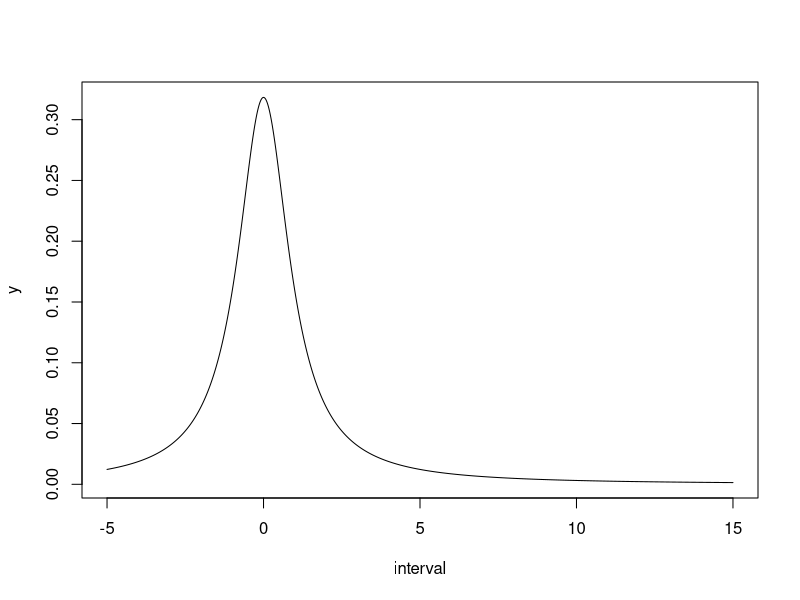
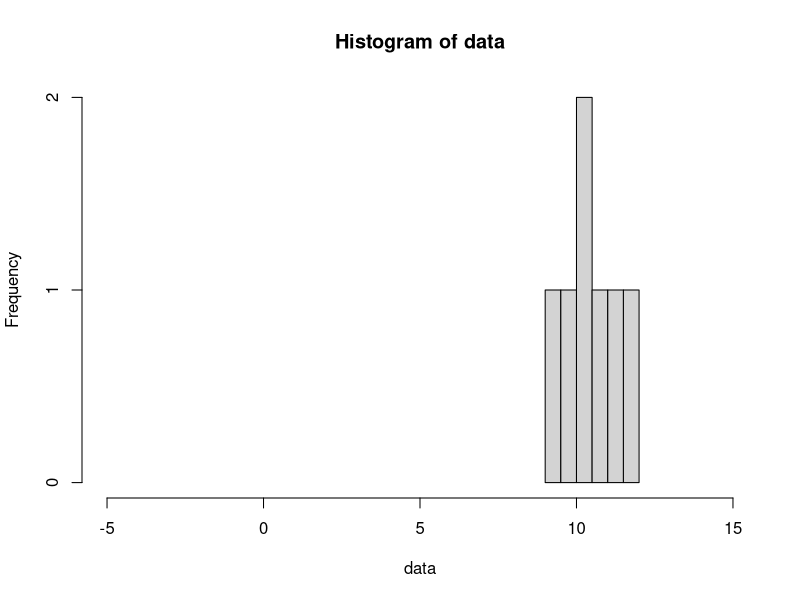
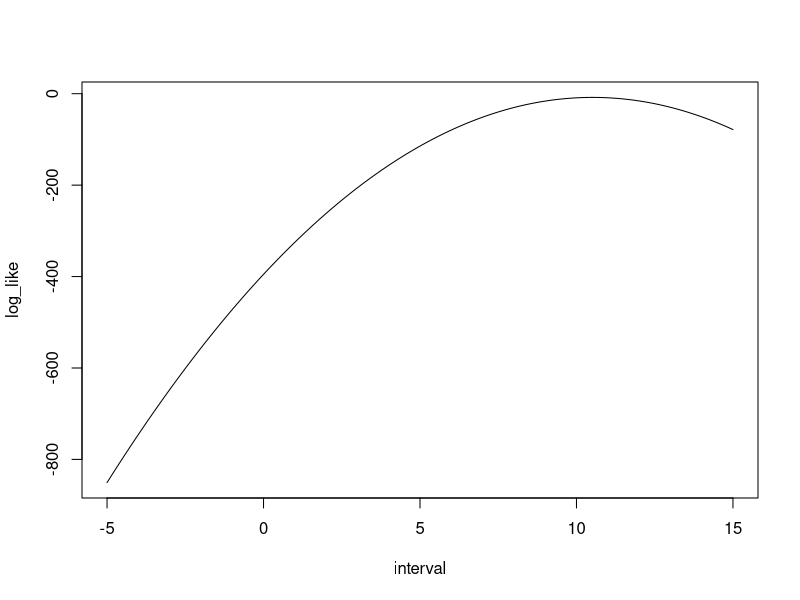
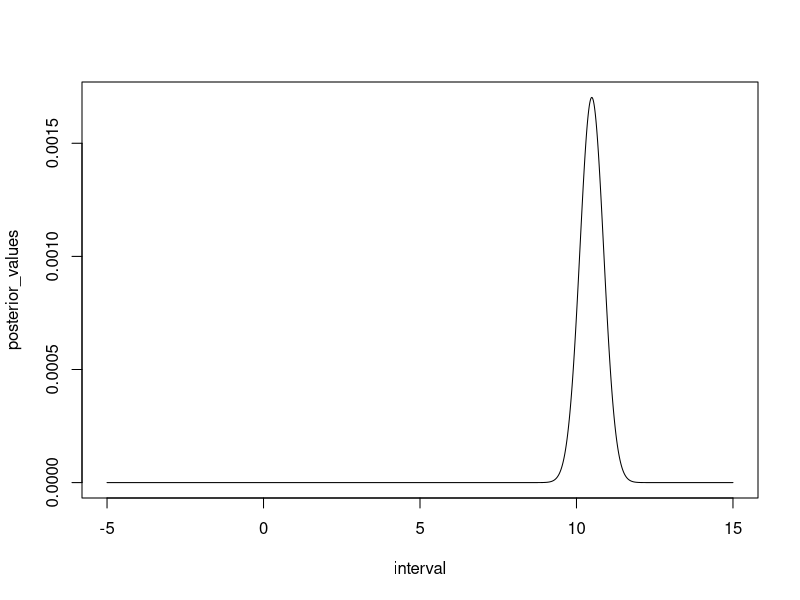
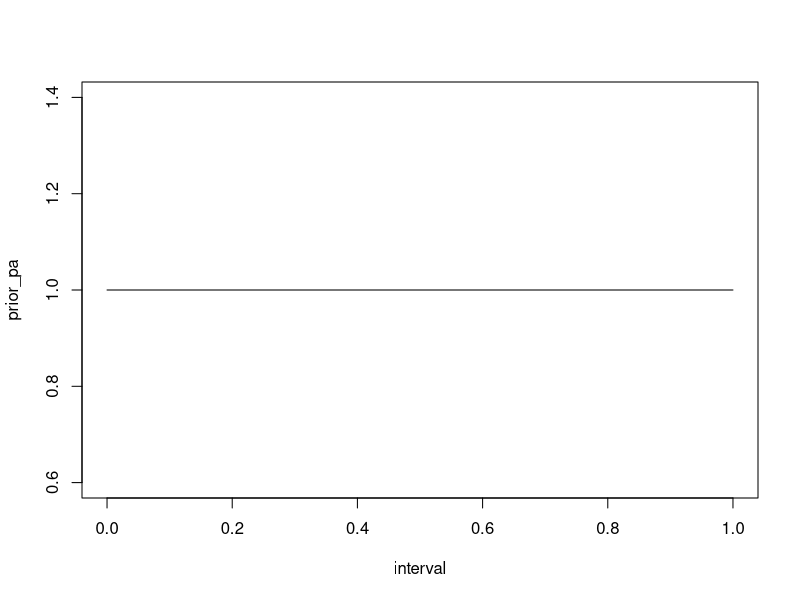
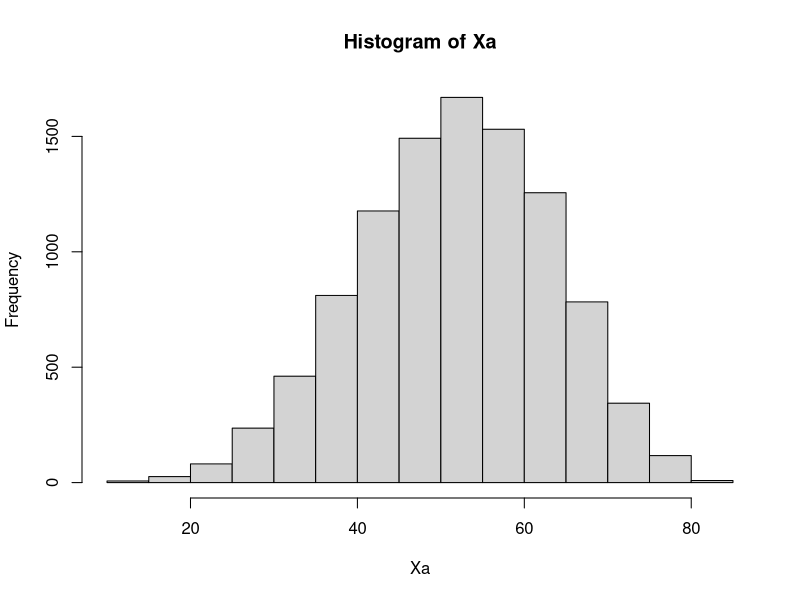
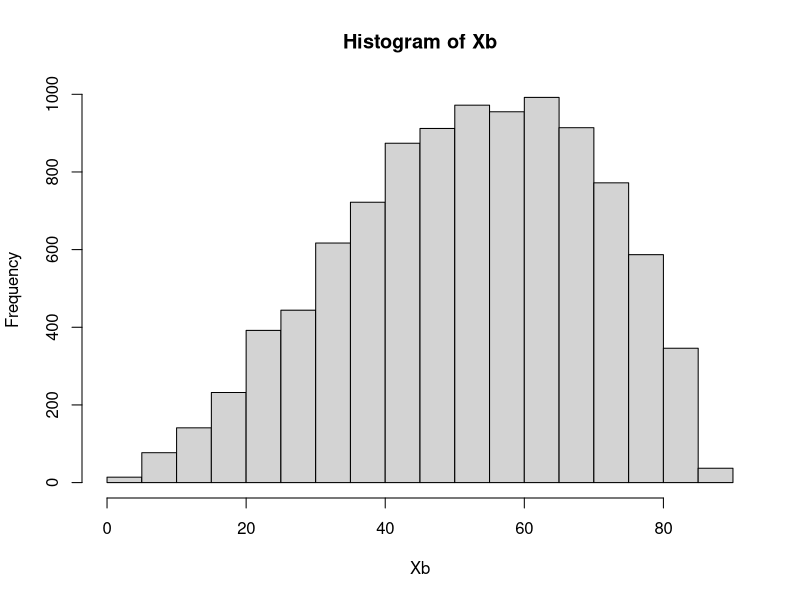
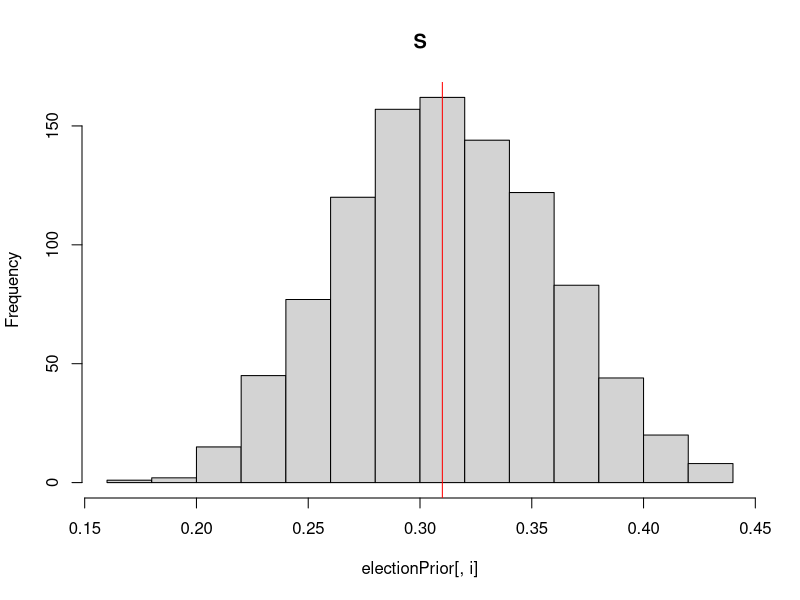

These figures' R source, in order:
## ---- chunk 1
    sigma <- 1
    interval <- seq(-5, 15, 0.01)
    y <- dt(x = interval, df = 1)
    plot(interval, y, type="l")
## ---- chunk 2
    data <- c(11.3710, 9.4353, 10.3631, 10.6329, 10.4043, 9.8939, 11.5115)
    hist(data, xlim = c(-5, 15))
## ---- chunk 3
    normal_log_likelihood <- function(mu, data) {
        return((-length(data)/2) * log(2*pi) - (1/2) * sum((data - mu)^2))
    }
    llik <- normal_log_likelihood(5, data)
    print(round(llik, 1))

    log_like <- c()
    for (mu in interval) {
        log_like <- c(log_like, normal_log_likelihood(mu, data))
    }
    plot(interval, log_like, type="l")
## ---- chunk 4
    posterior <- function(mu, data) {
        return(exp((-1/2)*sum((data - mu)^2)) / (1 + mu^2))
    }

    posterior_values <- c()
    for (mu in interval) {
        posterior_values <- c(posterior_values, posterior(mu, data))
    }
    plot(interval, posterior_values, type="l")

## ---- chunk 5
    alpha = 1
    beta = 1
    interval <- seq(0, 1, 0.01)
    prior_pa <- dbeta(x = interval, shape1 = alpha, shape2 = beta)
    plot(interval, prior_pa, type="l")
## ---- chunk 6
    n <- 10000
    pA <- rbeta(n = n, shape1 = 8+1, shape2 = 13-8+1)
    pB <- rbeta(n = n, shape1 = 2+1, shape2 = 3-2+1)
    Xa <- rbinom(n = n, size = 87, prob = pA)
    Xb <- rbinom(n = n, size = 87, prob = pB)

    hist(Xa)
    hist(Xb)
## ---- chunk 7
    print(sum(Xa > 40) / n)
    print(sum(Xb > 40) / n)
## ---- chunk 8
    print(mean(Xa))
    print(mean(Xb))
## ---- chunk 9
    library(gtools)
    set.seed(4711)

    Parties <- c("S", "M", "SD", "MP", "C", "V", "FP", "KD", "FI")
    n <- 1000
    alpha <- c(31, 23, 13, 7, 6, 6, 6, 5, 3)

    electionPrior <- rdirichlet(n = n, alpha = alpha)

    for (i in 1:9){
        party <- Parties[i]
        hist(electionPrior[,i], main = party)
        abline(v = alpha[i] / sum(alpha), col = "red")
    }
## ---- chunk 10
    pollResults <- c(23.1, 17.3, 17.7, 5.7, 7.9, 10.6, 6.2, 6.9, 0.8)
    for (proportion in pollResults){
        print(round((proportion/100)*200, digits = 0))
    }
## ---- chunk 11
  model <- c(46, 35, 35, 11, 16, 21, 12, 14, 2)
  n <- 10000
  barrier <- 0.04
  Parties <- c("S", "M", "SD", "MP", "C", "V", "FP", "KD", "FI")
  results <- rdirichlet(n = n, alpha = alpha + model)
  normalizedResults <- matrix(nrow = n, ncol = 9)

  for (i in 1:n){
    for (j in 1:9){
        if (results[i, j] > barrier) {
            normalizedResults[i, j] = results[i, j]
        } else {
            normalizedResults[i, j] = 0
        }
    }
  }
  for (i in 1:n){
      sum_ <- sum(normalizedResults[i, ])
      for (j in 1:9){
          normalizedResults[i, j] <- normalizedResults[i, j] / sum_
      }
  }

## ---- chunk 12
    S <- 1
    M <- 2
    MP <- 4
    SD <- 3
    C <- 5
    V <- 6      
    FP <- 7
    KD <- 8

    RedGreenLargerAmount <- 0
    for (i in 1:n){
        AlliedSum <- normalizedResults[i, M] + normalizedResults[i, FP] +
                     normalizedResults[i, C] + normalizedResults[i, KD]
        redGreenSum <- normalizedResults[i, S] + normalizedResults[i, MP] + normalizedResults[i, V]
        RedGreenLargerAmount <- RedGreenLargerAmount + (redGreenSum > AlliedSum)
    }
    print(RedGreenLargerAmount / n)
## ---- chunk 13
    SDLargerAmount <- 0
    for (i in 1:n){
        SDLargerAmount <- SDLargerAmount + (normalizedResults[i, SD] > normalizedResults[i, M])
    }
    print(SDLargerAmount / n)
## ---- chunk 14
    KDOutAmount <- 0
    for (i in 1:n){
        KDOutAmount <- KDOutAmount + (normalizedResults[i, KD] == 0)
    }
    print(KDOutAmount / n)
## ---- chunk 15
    MPOutAmount <- 0
    for (i in 1:n){
        MPOutAmount <- MPOutAmount + (normalizedResults[i, MP] == 0)
    }
    print(MPOutAmount / n)
## ---- chunk 16
    lower <- quantile(prob=0.025, x = normalizedResults[,S])
    higher <- quantile(prob=0.975, x = normalizedResults[,S])

    print(lower)
    print(higher)
